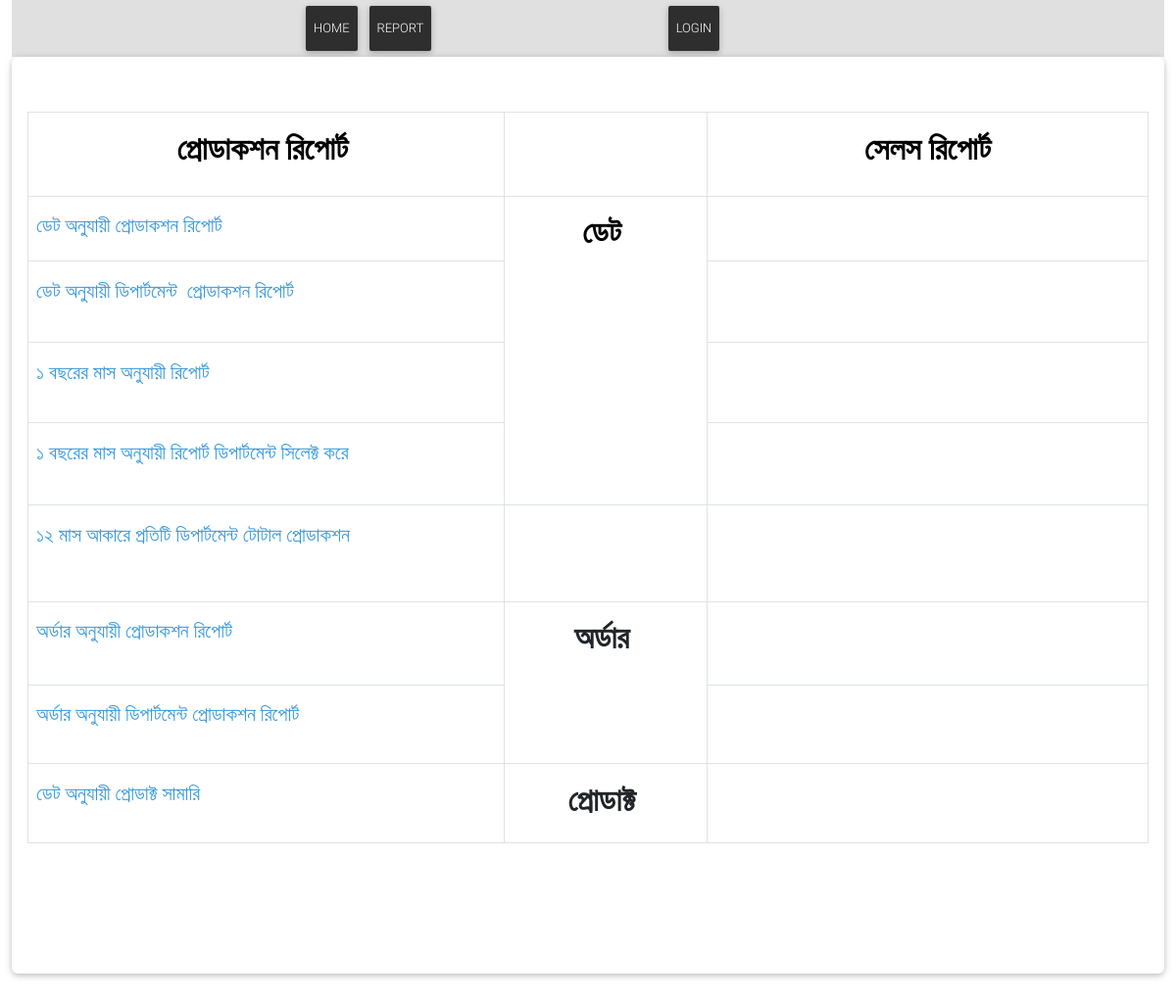
/report/, run on an earlier commit of the app's database.
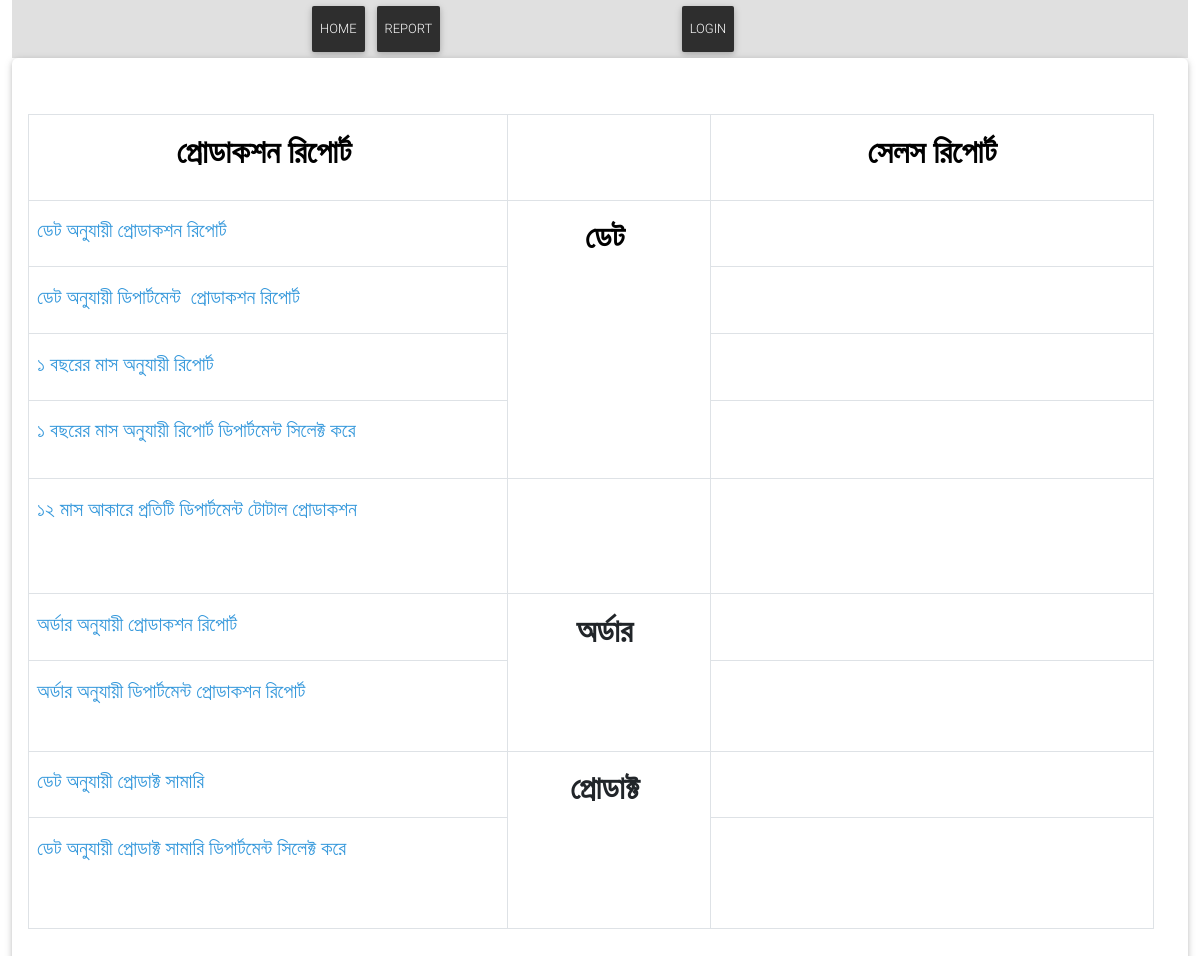
And on a later commit of the database.
### Report/models.py (models this page shows, shortened)
class Post(models.Model):
    title = models.CharField(max_length=200, unique=True)
    slug = models.SlugField(max_length=200, unique=True)
    author = models.ForeignKey(User, on_delete= models.CASCADE,related_name='blog_posts')
    updated_on = models.DateTimeField(auto_now= True)
    content = HTMLField() # Change This Line
    created_on = models.DateTimeField(auto_now_add=True)
    status = models.IntegerField(choices=STATUS, default=0)
    class Meta:
        ordering = ['-created_on']

### Report/views.py (the view)
# urls.py: path('',views.index,name='report'),
def index(request):
    post = Post.objects.first()
    content = post.content
    context = {
        'content': content,
    }
    return render(request, 'index.html', context)

### Report/templates/index.html
{% extends 'basereport.html' %}
{% load static %}
{% block content %}
<section class="section card mb-5">
    <div class="card-body">
    <p>{{ content|safe }}</p>
</div>
</section>
{% endblock %}

### templates/basereport.html (shortened to what this page needs)
{% load static %}
<!DOCTYPE html>
<html>
<head>
  <link rel="stylesheet" href="https://use.fontawesome.com/releases/v5.8.2/css/all.css">
    <link href="{% static 'css/bootstrap.min.css' %}" rel="stylesheet">
    <link href="{% static 'css/dataTables.min.css' %}" rel="stylesheet">
    <link href="{% static 'css/jquery-ui.css' %}" rel="stylesheet">
    <link href="{% static 'css/mdb.min.css' %}" rel="stylesheet">
</head>
<body>
    <div class="container-fluid">
            <header class="d-flex flex-wrap align-items-center justify-content-center justify-content-lg-start bg-light">
              <div class="col-md-3 mb-2 mb-md-0">
                <a href="/" class="d-inline-flex link-body-emphasis text-decoration-none">
                  <svg class="bi" width="40" height="32" role="img" aria-label="Bootstrap"><use xlink:href="#bootstrap"></use></svg>
                </a>
              </div>
              <ul class="nav col-12 col-md-auto mb-2 justify-content-center mb-md-0">
                <li>  <a class='nav-link px-2 btn btn-elegant waves-effect waves-light' href="{% url 'home' %}">Home</a></li>
                <li>  <a class='nav-link px-2 btn btn-elegant waves-effect waves-light' href="{% url 'report' %}">report</a></li>
              </ul>
              <div class="col-md-3 text-end">
                 <a class='nav-link px-2 btn btn-elegant waves-effect waves-light' href="{% url 'admin:index' %}">Login</a>
              </div>
            </header>
        {% block content %}{% endblock %}
    </div>
</body>
</html>

What changed in the data, as far as the page shows it:
changed Post: content "…অনুযায়ী প্রোডাক্ট সামারি প্রোডাক্ট" → "…অনুযায়ী প্রোডাক্ট সামারি প্রোডাক্ট ডেট অনুযায়ী প্রোডাক্ট সামারি ডিপার্টমেন্ট সিলেক্ট করে"
